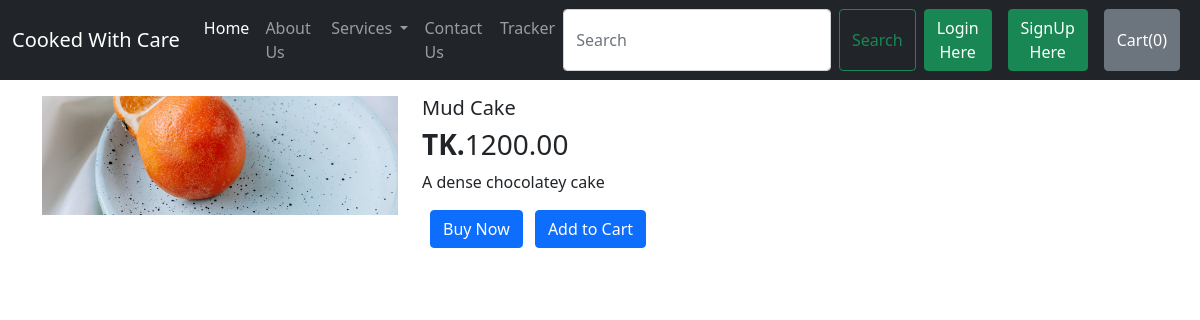
Page /productview/1 on the committed database.
### shop/models.py (models this page shows)
class product(models.Model):
    product_name= models.CharField(max_length=122, default="")
    category = models.CharField(max_length=50, default="")
    desc=models.TextField(default="")
    price= models.DecimalField(max_digits=10, decimal_places=2,default=0)
    pub_date = models.DateField(default=True)

### home/views.py (the view)
# urls.py: path("productview/<int:id>",views.productview, name='productview'),
def productview(request,id):
    prod = product.objects.filter(id=id)
    print(prod)
    return render(request,'productview.html',{'product':prod[0]})

### templates/productview.html (shortened to what this page needs)
{% extends 'base.html' %} {% load crispy_forms_tags %}
{% block body %}
<div class="container my-3">
  <div class="row">
    <div class="col-md-4"><img
      src="/static/fresh juice.jpg"
      class="d-block w-100"
      alt="a pic of cupcakes"
    /></div>
    <div class="col-md-8">
      <h5 id="namepr{{product.id}}">{{product.product_name}}</h5>
      <h3><b>TK.</b><span id="pricepr{{product.id}}">{{product.price}}</span></h3>
      <p>{{product.desc}}</p>
      <button class="btn btn-primary mx-2">Buy Now</button>
      <span id="divpr{{product.id}}" class="divpr">
        <button id="pr{{product.id}}" class="btn btn-primary cart">
        Add to Cart
      </button></span>
    </div>
  </div>
</div>
{% endblock body %}

### rows in the picture
product: product_name "Mud Cake", price "1200.00", desc "A dense chocolatey cake"
